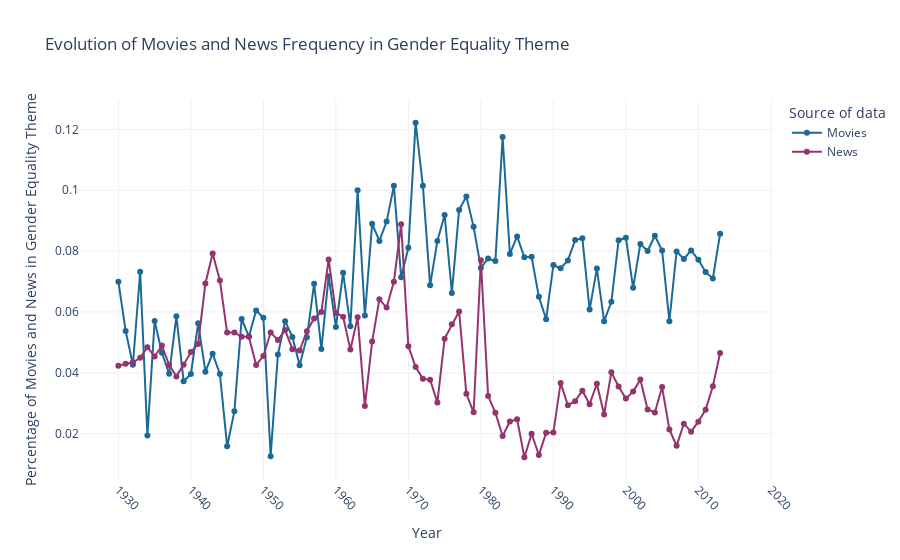

This figure's notebook cell:
### Code cell
# Plot the evolution of the frequency of movies and news per decade for the Gender Equality theme
theme = 'Gender Equality'
plot_movies_and_news_frequency(theme)
